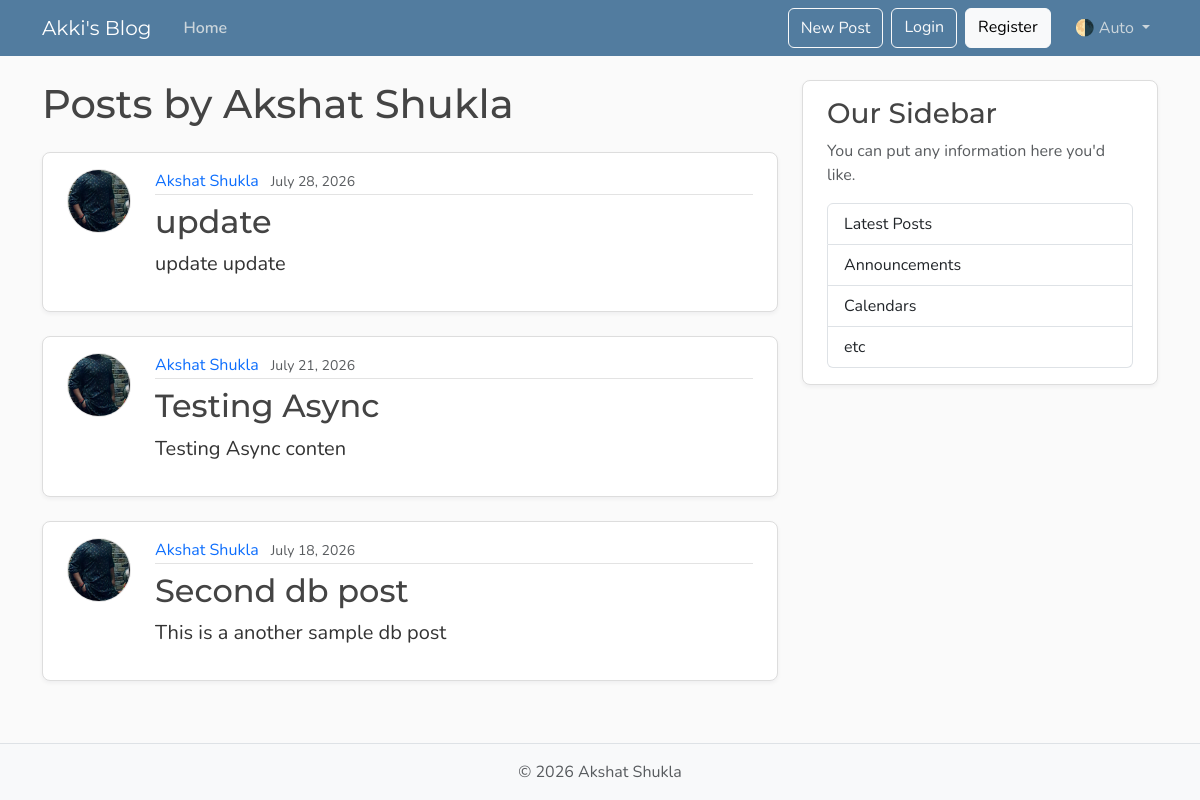
Before: /users/1/posts with the older database file.
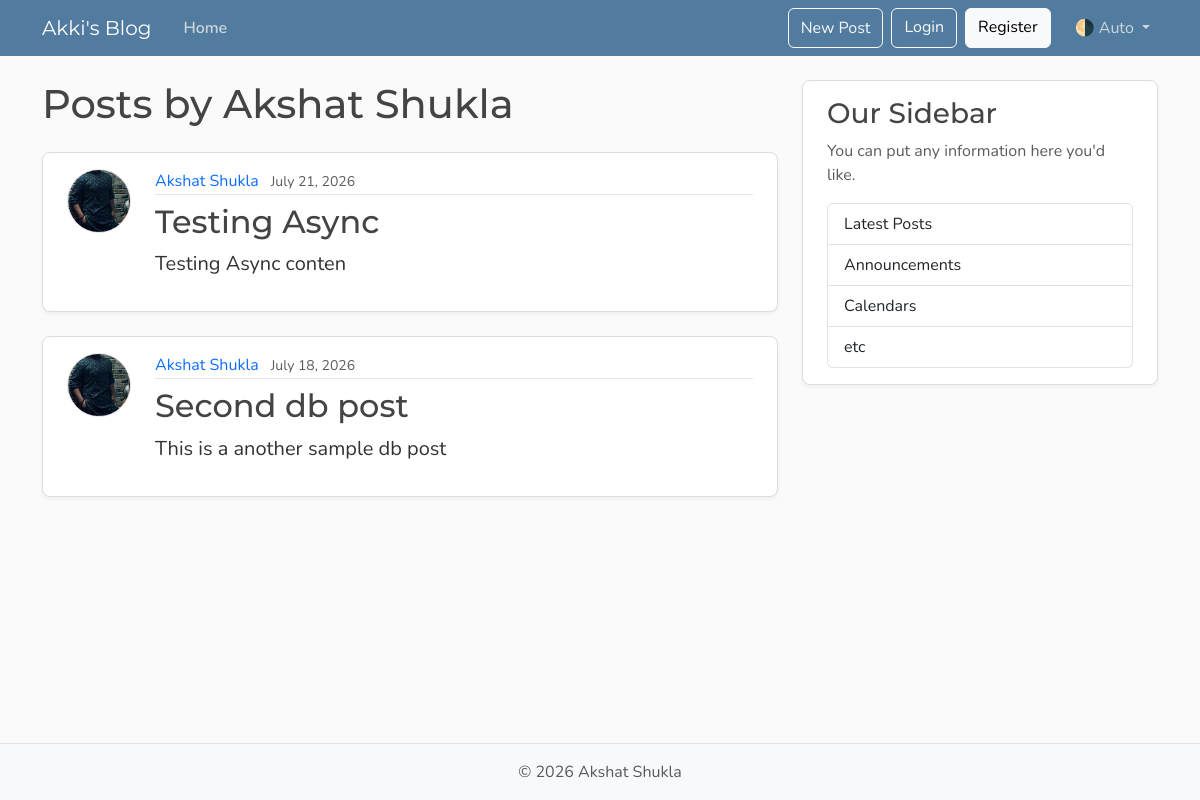
After: the same page with the newer database file.
### models.py (models this page shows, shortened)
class Post(Base):
    __tablename__ = "posts"
    id: Mapped[int] = mapped_column(Integer, primary_key=True, index=True)
    title: Mapped[str] = mapped_column(String(100), nullable=False)
    content: Mapped[str] = mapped_column(Text, nullable=False)
    user_id: Mapped[int] = mapped_column(
        ForeignKey("users.id"),
        nullable=False,
        index=True,
    )
    date_posted: Mapped[datetime] = mapped_column(
        DateTime(timezone=True),
        default=lambda: datetime.now(UTC),
    )
    author: Mapped[User] = relationship(back_populates="posts")

class User(Base):
    __tablename__ = "users"
    id: Mapped[int] = mapped_column(Integer, primary_key=True, index=True)
    username: Mapped[str] = mapped_column(String(50), unique=True, nullable=False)
    email: Mapped[str] = mapped_column(String(120), unique=True, nullable=False)
    image_file: Mapped[str | None] = mapped_column(
        String(200),
        nullable=True,
        default=None,
    )
    posts: Mapped[list[Post]] = relationship(back_populates="author",cascade="all,delete-orphan",
    )

### main.py (the view)
@app.get("/users/{user_id}/posts", include_in_schema=False, name="user_posts")
async def user_posts_page(
    request: Request,
    user_id: int,
    db: Annotated[AsyncSession, Depends(get_db)],
):
    result = await db.execute(select(models.User).where(models.User.id == user_id))
    user = result.scalars().first()
    if not user:
        raise HTTPException(
            status_code=status.HTTP_404_NOT_FOUND,
            detail="User not found",
        )
    result = await db.execute(
        select(models.Post)
        .options(selectinload(models.Post.author))
        .where(models.Post.user_id == user_id).order_by(models.Post.date_posted.desc()),
    )
    posts = result.scalars().all()
    return templates.TemplateResponse(
        request,
        "user_posts.html",
        {"posts": posts, "user": user, "title": f"{user.username}'s Posts"},
    )

### templates/user_posts.html
{% extends "layout.html" %}
{% block content %}
    <h1 class="mb-4">Posts by {{ user.username }}</h1>
    {% for post in posts %}
        <article class="content-section py-3 px-4 mb-4">
            <div class="d-flex align-items-start gap-4">
                <img class="rounded-circle article-img flex-shrink-0"
                     src="{{ post.author.image_path }}"
                     alt="{{ post.author.username }}'s profile picture"
                     width="64"
                     height="64"
                     loading="lazy">
                <div class="flex-grow-1">
                    <div class="article-metadata mb-2">
                        <a class="me-2"
                           href="{{ url_for('user_posts', user_id=post.author.id) }}">{{ post.author.username }}</a>
                        <small class="text-body-secondary">{{ post.date_posted.strftime("%B %d, %Y") }}</small>
                    </div>
                    <h2>
                        <a class="article-title"
                           href="{{ url_for('post_page', post_id=post.id) }}">{{ post.title }}</a>
                    </h2>
                    <p class="article-content">{{ post.content }}</p>
                </div>
            </div>
        </article>
    {% else %}
        <p class="text-body-secondary">No posts by this user yet.</p>
    {% endfor %}
{% endblock content %}

Changed rows visible on the page:
removed Post: author.image_path (picture), author.username "Akshat Shukla", date_posted "July 28, 2026", title "update", content "update update"
